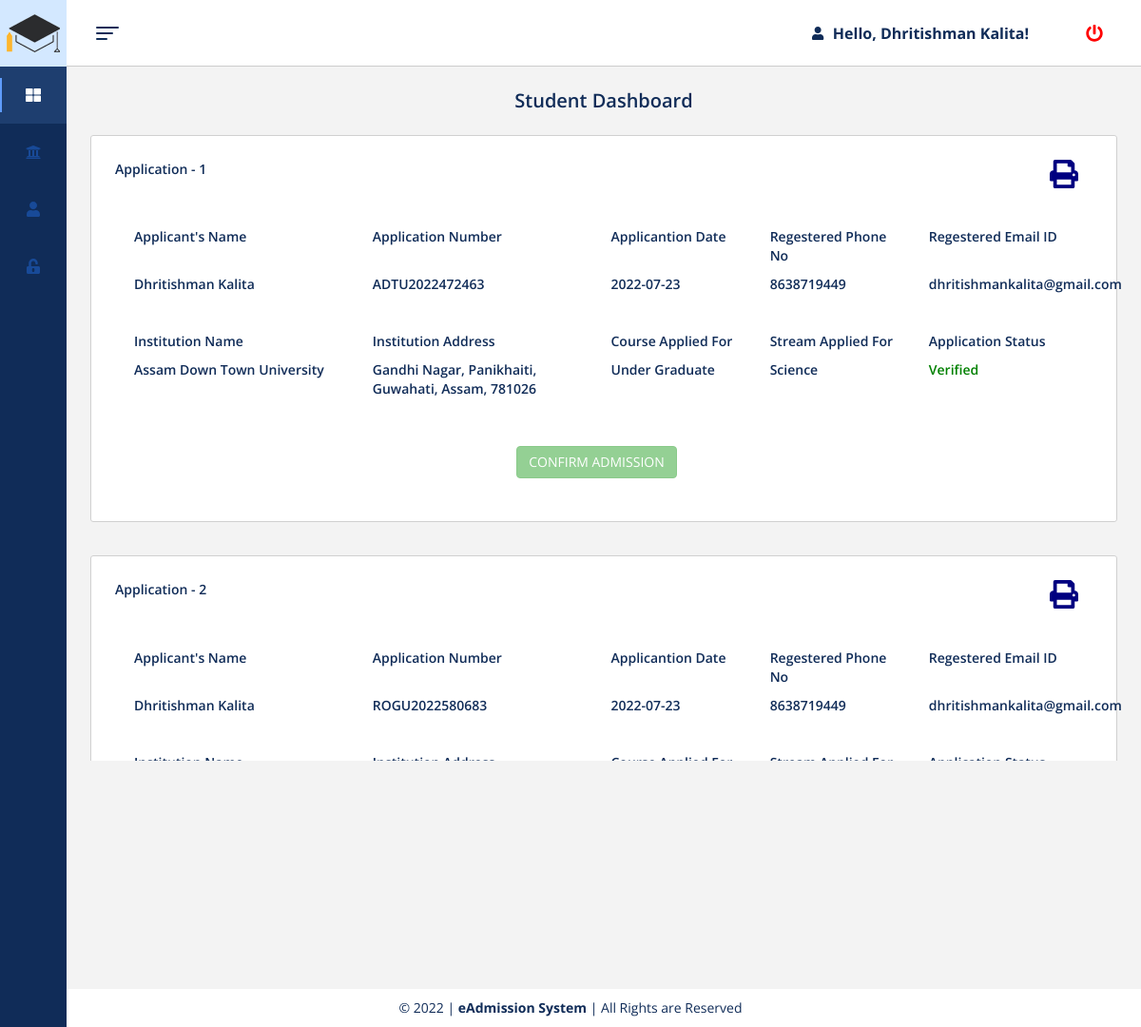
The app's page /index.php (signed in) with its own data.
### tables this page shows
CREATE TABLE `registration_details` (
  `s_id` int(11) NOT NULL,
  `s_name` varchar(50) DEFAULT NULL,
  `s_email` varchar(50) DEFAULT NULL,
  `s_phone` varchar(10) DEFAULT NULL,
  `s_password` varchar(50) DEFAULT NULL,
  `s_institute1` varchar(100) DEFAULT NULL,
  `s_institute2` varchar(100) DEFAULT NULL,
  `s_institute3` varchar(100) DEFAULT NULL,
  `s_stream` varchar(100) DEFAULT NULL,
  `s_course` varchar(100) DEFAULT NULL,
  `s_aplno1` varchar(20) DEFAULT NULL,
  `s_aplno2` varchar(20) DEFAULT NULL,
  `s_aplno3` varchar(20) DEFAULT NULL,
  `s_apldate` date DEFAULT NULL,
  `s_aplstatus1` int(11) DEFAULT 0,
  `s_aplstatus2` int(11) DEFAULT 0,
  `s_aplstatus3` int(11) DEFAULT 0,
  `s_status` int(11) NOT NULL DEFAULT 1
);

CREATE TABLE `institute` (
  `ins_id` int(11) NOT NULL,
  `ins_code` varchar(4) DEFAULT NULL,
  `ins_name` varchar(100) DEFAULT NULL,
  `ins_address` varchar(100) DEFAULT NULL,
  `ins_phone` varchar(15) DEFAULT NULL,
  `ins_email` varchar(50) DEFAULT NULL,
  `ins_password` varchar(50) DEFAULT NULL,
  `ins_website` varchar(30) DEFAULT NULL,
  `ins_regdate` date DEFAULT NULL,
  `ins_logo` varchar(100) DEFAULT NULL,
  `ins_status` int(11) DEFAULT 0
);

### index.php (the view, shortened to what this page needs)
<?php
    require("connection.php");
    require("header.php");
    if(isset($_SESSION['s_id'])){
        $s_id = $_SESSION['s_id'];
        $sql_registration = "SELECT * FROM registration_details WHERE `s_id` = '$s_id'";
        $result_registration = mysqli_query($connect, $sql_registration);
        $info_registration = mysqli_fetch_assoc($result_registration);
    }
    else{
        ?>
        <script>
            window.location.href="logout.php";
        </script>
        <?php
    }
    $sql_aplno = "SELECT `s_aplno1`,`s_aplno2`,`s_aplno3` FROM `registration_details` WHERE `s_id`=$s_id";
    $result_aplno = mysqli_query($connect, $sql_aplno);
    $info_aplno = mysqli_fetch_assoc($result_aplno);
    $sql_inscode1 = "SELECT LEFT('$info_aplno[s_aplno1]', 4) FROM registration_details WHERE `s_id`='$s_id'";
    $result_inscode1 = mysqli_query($connect, $sql_inscode1);
    $info_inscode1 = mysqli_fetch_assoc($result_inscode1);
    $ins_code1 = implode($info_inscode1);
    $sql_institute1 = "SELECT * FROM institute WHERE `ins_code` = '$ins_code1'";
    $result_institute1 = mysqli_query($connect, $sql_institute1);
    $info_institute1 = mysqli_fetch_assoc($result_institute1);
?>
<!DOCTYPE html>
<html lang="en">
<head>
    <link rel="stylesheet" href="https://cdnjs.cloudflare.com/ajax/libs/twitter-bootstrap/3.3.7/css/bootstrap.min.css">
    <link rel="stylesheet" href="https://cdnjs.cloudflare.com/ajax/libs/animate.css/3.5.2/animate.min.css">
    <link rel="stylesheet" href="css/index.css">
</head>
<body class="sidebar-is-reduced" onload="startTime()">
  <header class="l-header">
    <div class="l-header__inner clearfix">
      <div class="c-header-icon js-hamburger">
        <div class="hamburger-toggle"><span class="bar-top"></span><span class="bar-mid"></span><span class="bar-bot"></span></div>
      </div>
      <div class="header-icons-group">
        <div class="user">
            <i class="fa fa-user" id="user"></i>
            <div class="username">Hello, <span><?php echo $info_registration['s_name']?></span>!</div>
        </div>
        <div class="c-header-icon logout">
          <i class="fa fa-power-off" style="color: red;" data-toggle="modal" data-target="#logoutModal"></i>
        </div>
      </div>
    </div>
  </header>
  <div class="l-sidebar">
    <div class="logo" style="background-color: #D3E8FF;">
      <div class="logo__txt">
          <img src="assets/icons/eadmission-icon.png" alt="eAdmission Logo">
      </div>
    </div>
    <div class="l-sidebar__content">
      <nav class="c-menu js-menu">
        <ul class="u-list">
          <a href="index.php" style="text-decoration:none">
            <li class="c-menu__item is-active" data-toggle="tooltip" title="Dashboard">
              <div class="c-menu__item__inner"><i class="fa fa-th-large"></i>
              </div>
            </li>
          </a>
          <a href="my-institute.php" style="text-decoration:none">
            <li class="c-menu__item" data-toggle="tooltip" title="My Institute">
              <div class="c-menu__item__inner"><i class="fa fa-university"></i>
              </div>
            </li>
          </a>
          <a href="my-profile.php" style="text-decoration:none">
            <li class="c-menu__item has-submenu" data-toggle="tooltip" title="My Profile">
              <div class="c-menu__item__inner"><i class="fa fa-user"></i>
              </div>
            </li>
          </a>
          <a href="change-password.php" style="text-decoration:none">
            <li class="c-menu__item has-submenu" data-toggle="tooltip" title="Change Password">
              <div class="c-menu__item__inner"><i class="fa fa-unlock-alt"></i>
              </div>
            </li>
          </a>
        </ul>
      </nav>
    </div>
  </div>
</body>
<main class="l-main">
  <div class="content-wrapper content-wrapper--with-bg">
    <h2 class="page-title">Student Dashboard</h2>
      <div class="page-content" id="card1" style="text-align: center;">
        <div class="col-md-12" style="padding: 0; margin:0; font-weight: 600; text-align: left">
          <div class="row" style="margin-bottom: 40px; padding:0; margin-right:0; border-right:0;">
              <div class="col-md-6" style="text-align: left;">
                Application - 1
              </div>
              <div class="col-md-6" style="text-align: right;">
                <a href="" onclick="viewApplication('<?php echo $s_id ?>','<?php echo $info_registration['s_aplno1']?>',<?php echo 1 ?>)" style="text-decoration: none; color: navy;">
                  <i class="fa fa-print" style="font-size: 30px;"></i>
                </a>
              </div>
          </div>
          <div class="row" style="margin-bottom: 10px; padding:0; padding-left: 20px; padding-right: 20px; margin-right:0; border-right:0;">
            <div class="col-md-3">
              Applicant's Name
            </div>
            <div class="col-md-3">
              Application Number
            </div>
            <div class="col-md-2">
              Applicantion Date
            </div>
            <div class="col-md-2">
              Regestered Phone No
            </div>
            <div class="col-md-2">
              Regestered Email ID
            </div>
          </div>
          <div class="row" style="margin-bottom: 40px; padding:0; padding-left: 20px; padding-right: 20px; margin-right:0; border-right:0;">
            <div class="col-md-3">
              <?php echo $info_registration['s_name'] ?>
            </div>
            <div class="col-md-3">
              <?php echo $info_registration['s_aplno1'] ?>
            </div>
            <div class="col-md-2">
              <?php echo $info_registration['s_apldate'] ?>
            </div>
            <div class="col-md-2">
              <?php echo $info_registration['s_phone'] ?>
            </div>
            <div class="col-md-2">
              <?php echo $info_registration['s_email'] ?>
            </div>
          </div>
          <div class="row" style="margin-bottom: 10px; padding:0; padding-left: 20px; padding-right: 20px; margin-right:0; margin-right:0; border-right:0;">
            <div class="col-md-3">
              Institution Name
            </div>
            <div class="col-md-3">
              Institution Address
            </div>
            <div class="col-md-2">
              Course Applied For
            </div>
            <div class="col-md-2">
              Stream Applied For
            </div>
            <div class="col-md-2">
              Application Status
            </div>
          </div>
          <div class="row" style="margin-bottom: 50px; padding:0; padding-left: 20px; padding-right: 20px; margin-right:0; margin-right:0; border-right:0;">
            <div class="col-md-3">
              <?php echo $info_registration['s_institute1'] ?>
            </div>
            <div class="col-md-3">
              <?php echo $info_institute1['ins_address'] ?>
            </div>
            <div class="col-md-2">
              <?php echo $info_registration['s_course'] ?>
            </div>
            <div class="col-md-2">
              <?php echo $info_registration['s_stream'] ?>
            </div>
            <div class="col-md-2">
              <?php if($info_registration['s_aplstatus1']==0) { ?>
                <span style="color: Orange;">Pending Verification</span>
              <?php } elseif($info_registration['s_aplstatus1']==1) { ?>
                <span style="color: Green;">Verified</span>
              <?php } elseif($info_registration['s_aplstatus1']==2) { ?>
                <span style="color: Red;">Rejected</span>
              <?php }elseif($info_registration['s_aplstatus1']==3) { ?>
                <span style="color: Green;">Admission Confirmed</span>
              <?php } ?>
            </div>
          </div>
          <div class="row" style="margin-bottom: 20px; padding:0; margin-right:0; border-right:0;">
              <div class="col-md-12" style="text-align: center;">
                  <?php if(($info_registration['s_aplstatus1']==1) && (($info_registration['s_aplstatus2']!=3) && ($info_registration['s_aplstatus3']!=3))){ ?>
                    <button type="button" class="btn btn-success" data-toggle="modal" data-target="#confirmAdmission1">CONFIRM ADMISSION</button>
                  <?php }else{ ?>
                    <button type="button" class="btn btn-success" disabled>CONFIRM ADMISSION</button>
                  <?php } ?>
              </div>
          </div>
        </div>
      </div>
      <div class="page-content card2" style="text-align: center;">
        <div class="col-md-12" style="padding: 0; margin:0; font-weight: 600; text-align: left">
          <div class="row" style="margin-bottom: 40px; padding:0; margin-right:0; border-right:0;">
              <div class="col-md-6" style="text-align: left;">
                Application - 2
              </div>
              <div class="col-md-6" style="text-align: right;">
                <a href="" onclick="viewApplication('<?php echo $s_id ?>','<?php echo $info_registration['s_aplno2']?>',<?php echo 2 ?>)" style="text-decoration: none; color: navy;">
                  <i class="fa fa-print" style="font-size: 30px;"></i>
                </a>
              </div>
          </div>
          <div class="row" style="margin-bottom: 10px; padding:0; padding-left: 20px; padding-right: 20px; margin-right:0; border-right:0;">
            <div class="col-md-3">
              Applicant's Name
            </div>
            <div class="col-md-3">
              Application Number
            </div>
            <div class="col-md-2">
              Applicantion Date
            </div>
            <div class="col-md-2">
              Regestered Phone No
            </div>
            <div class="col-md-2">
              Regestered Email ID
            </div>
          </div>
          <div class="row" style="margin-bottom: 40px; padding:0; padding-left: 20px; padding-right: 20px; margin-right:0; border-right:0;">
            <div class="col-md-3">
              <?php echo $info_registration['s_name'] ?>
            </div>
            <div class="col-md-3">
              <?php echo $info_registration['s_aplno2'] ?>
            </div>
            <div class="col-md-2">
              <?php echo $info_registration['s_apldate'] ?>
            </div>
            <div class="col-md-2">
              <?php echo $info_registration['s_phone'] ?>
            </div>
            <div class="col-md-2">
              <?php echo $info_registration['s_email'] ?>
            </div>
          </div>
          <div class="row" style="margin-bottom: 10px; padding:0; padding-left: 20px; padding-right: 20px; margin-right:0; border-right:0;">
            <div class="col-md-3">
              Institution Name
            </div>
            <div class="col-md-3">
              Institution Address
            </div>
            <div class="col-md-2">
              Course Applied For
            </div>
            <div class="col-md-2">
              Stream Applied For
            </div>
            <div class="col-md-2">
              Application Status
            </div>
          </div>
        </div>
      </div>
  </div>
</main>
<div class="footer">&copy; 2022 | <strong>eAdmission System</strong> | All Rights are Reserved</div>
</html>

### css/header.css (style rules this page uses)
.footer { position: absolute; right: 0; bottom: 0; left: 0; padding: 1rem; background-color: white; text-align: center; }

### records on screen
registration_details: s_name "Dhritishman Kalita", s_aplno1 "ADTU2022472463", s_apldate "2022-07-23", s_phone "8638719449", s_email "dhritishmankalita@gmail.com", s_institute1 "Assam Down Town University", s_course "Under Graduate", s_stream "Science", s_aplno2 "ROGU2022580683"
institute: ins_address "Gandhi Nagar, Panikhaiti, Guwahati, Assam, 781026"
